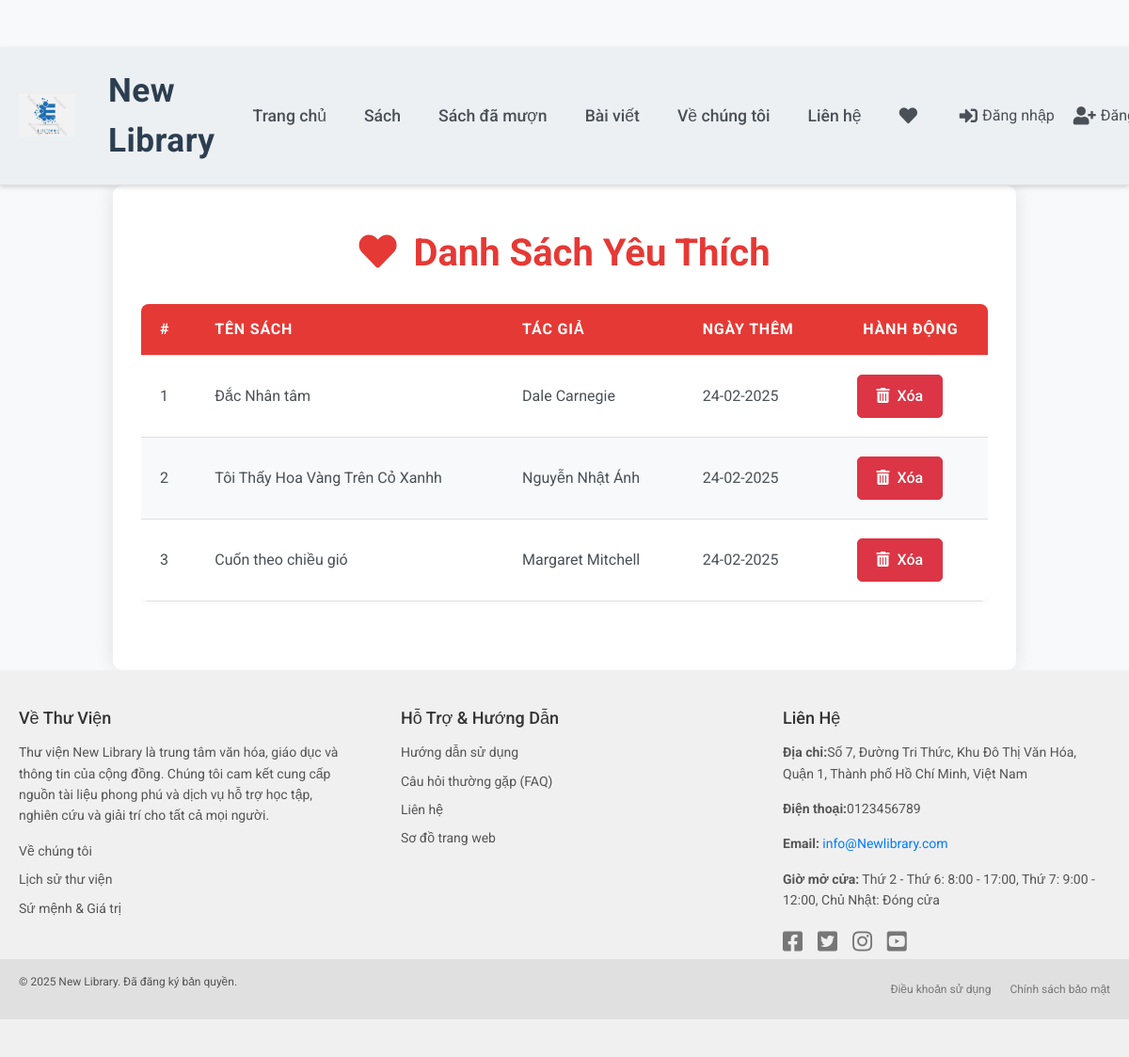
Page /wishlist.php on the committed database.
### tables this page shows
CREATE TABLE `wishlist` (
  `id` int(11) NOT NULL,
  `user_id` int(11) NOT NULL,
  `book_id` int(11) NOT NULL,
  `added_at` datetime NOT NULL
);

CREATE TABLE `books` (
  `id` int(11) NOT NULL,
  `title` varchar(255) NOT NULL,
  `author` varchar(255) NOT NULL,
  `genre` varchar(100) DEFAULT NULL,
  `publisher` varchar(255) DEFAULT NULL,
  `publication_year` year(4) DEFAULT NULL,
  `isbn` varchar(20) DEFAULT NULL,
  `description` text DEFAULT NULL,
  `image_path` varchar(255) DEFAULT NULL,
  `quantity` int(10) UNSIGNED DEFAULT 0,
  `location` varchar(100) DEFAULT NULL,
  `created_at` timestamp NOT NULL DEFAULT current_timestamp(),
  `updated_at` timestamp NOT NULL DEFAULT current_timestamp() ON UPDATE current_timestamp()
);

### wishlist.php (the view, shortened to what this page needs)
<?php
require_once 'config.php';
$user_id = 1;
$sql_wishlist_books = "SELECT w.id AS wishlist_id, w.book_id, b.title, b.author, w.added_at
                         FROM wishlist AS w
                         JOIN books AS b ON w.book_id = b.id
                         WHERE w.user_id = $user_id";
$result_wishlist_books = $conn->query($sql_wishlist_books);
$wishlist_books = [];
if ($result_wishlist_books->num_rows > 0) {
    while ($row = $result_wishlist_books->fetch_assoc()) {
        $wishlist_books[] = $row;
    }
}
?>
<!DOCTYPE html>
<html lang="vi">
<head>
    <link rel="stylesheet" href="css/header.css">
    <link rel="stylesheet" href="css/footer.css">
    <link rel="stylesheet" href="https://stackpath.bootstrapcdn.com/bootstrap/4.5.2/css/bootstrap.min.css">
    <link rel="stylesheet" href="https://cdnjs.cloudflare.com/ajax/libs/font-awesome/6.0.0/css/all.min.css"
 />
</head>
<body>
    <?php include 'pages/header.php'; ?>
    <div class="container wishlist-container py-5">
        <h2 class="wishlist-title"><i class="fas fa-heart mr-2"></i> Danh Sách Yêu Thích</h2>
        <?php if (empty($wishlist_books)): ?>
            <p class="no-wishlist-message">Danh sách yêu thích của bạn hiện đang trống.</p>
        <?php else: ?>
            <div class="table-responsive">
                <table class="wishlist-table">
                    <thead>
                        <tr>
                            <th>#</th>
                            <th>Tên Sách</th>
                            <th>Tác Giả</th>
                            <th>Ngày Thêm</th>
                            <th class="text-center">Hành Động</th>
                        </tr>
                    </thead>
                    <tbody>
                        <?php foreach ($wishlist_books as $index => $book): ?>
                            <tr>
                                <td><?php echo $index + 1; ?></td>
                                <td><?php echo htmlspecialchars($book['title']); ?></td>
                                <td><?php echo htmlspecialchars($book['author']); ?></td>
                                <td><?php echo htmlspecialchars(date('d-m-Y', strtotime($book['added_at']))); ?></td>
                                <td class="wishlist-actions">
                                    <button class="btn btn-danger btn-remove-wishlist" onclick="removeFromWishlist(<?php echo $book['wishlist_id']; ?>)">
                                        <i class="fas fa-trash-alt mr-1"></i> Xóa
                                    </button>
                                </td>
                            </tr>
                        <?php endforeach; ?>
                    </tbody>
                </table>
            </div>
        <?php endif; ?>
    </div>
    <?php include 'pages/footer.php'; ?>
</body>
</html>

### wishlist.php (style rules this page uses)
body { font-family: 'Roboto', sans-serif; background-color: #f8f9fa; color: #495057; padding-top: 50px; }
.wishlist-container { max-width: 960px; margin: auto; background-color: #ffffff; padding: 30px; border-radius: 10px; box-shadow: 0 0 20px rgba(0, 0, 0, 0.1); }
.wishlist-title { text-align: center; color: #e53935; margin-bottom: 30px; font-size: 2.5rem; font-weight: 700; }
.wishlist-table { width: 100%; border-collapse: collapse; margin-bottom: 25px; border-radius: 8px; overflow: hidden; box-shadow: 0 0 10px rgba(0, 0, 0, 0.05); }
.wishlist-table th, .wishlist-table td { padding: 15px 20px; border-bottom: 1px solid #e0e0e0; text-align: left; }
.wishlist-table th { background-color: #e53935; color: white; font-weight: bold; text-transform: uppercase; letter-spacing: 0.8px; }
.wishlist-table tbody tr:nth-child(even) { background-color: #f8f9fa; }
.wishlist-actions { text-align: center; }
.wishlist-actions button { margin: 5px; border-radius: 5px; padding: 10px 20px; font-size: 1rem; font-weight: 500; transition: transform 0.2s ease-in-out; background-color: #dc3545; border-color: #dc3545; color: white; }

### rows in the picture
wishlist: book.title "Đắc Nhân tâm", book.author "Dale Carnegie", added_at "24-02-2025"
wishlist: book.title "Tôi Thấy Hoa Vàng Trên Cỏ Xanhh", book.author "Nguyễn Nhật Ánh", added_at "24-02-2025"
wishlist: book.title "Cuốn theo chiều gió", book.author "Margaret Mitchell", added_at "24-02-2025"

### other values in the picture
$label "Trang chủ"
$label "Sách"
$label "Sách đã mượn"
$label "Bài viết"
$label "Về chúng tôi"
$label "Liên hệ"
